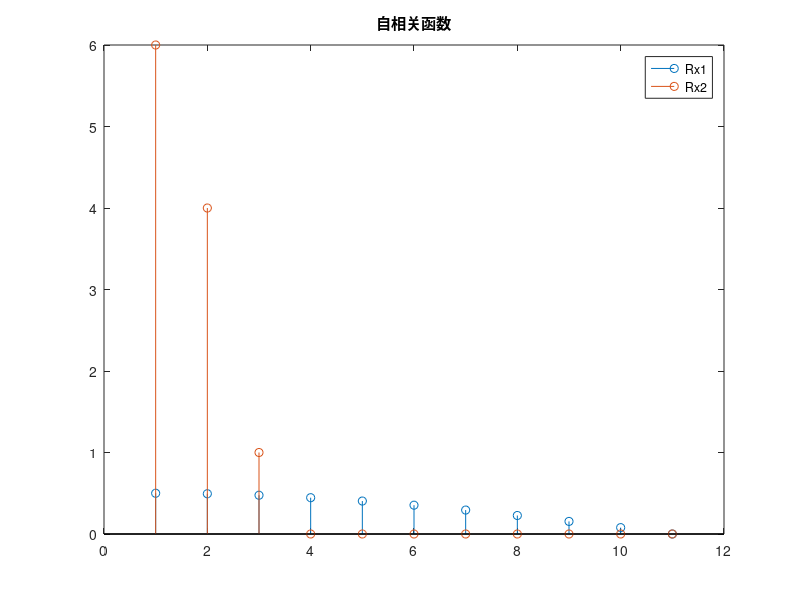
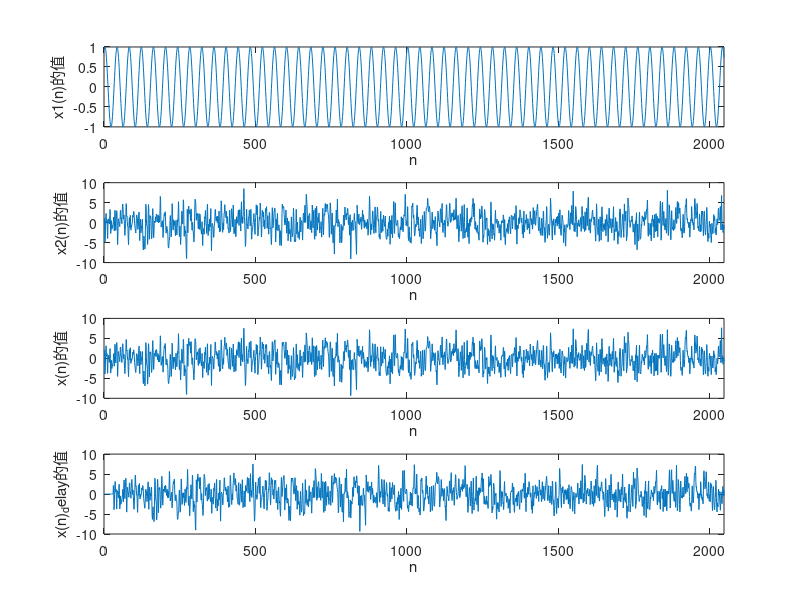
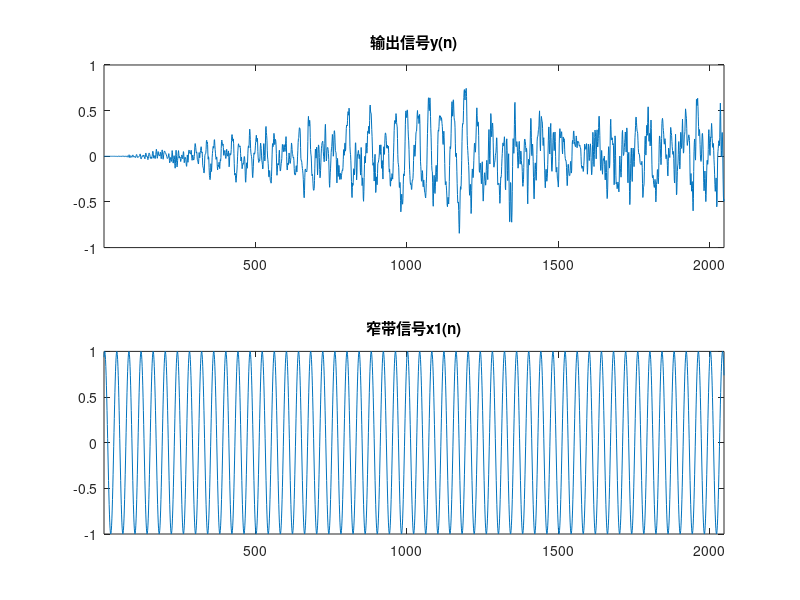
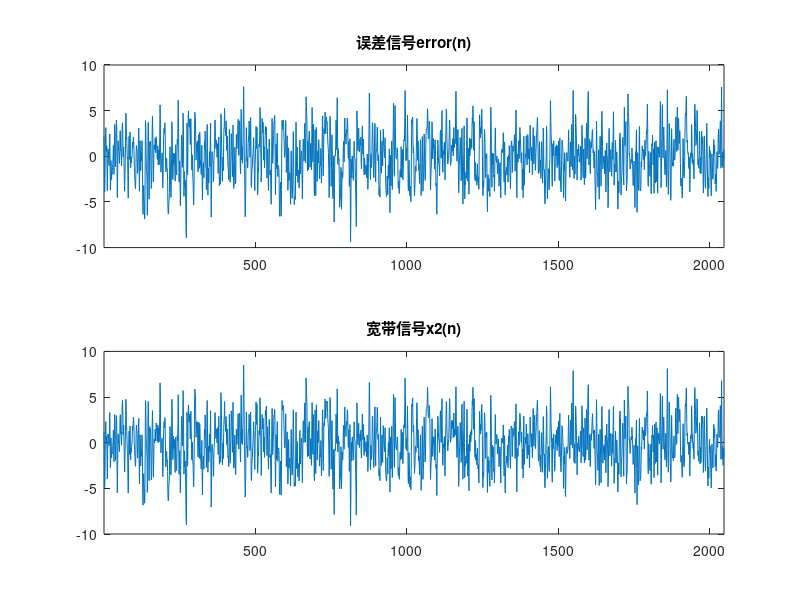

Reproduce these figures in MATLAB, in order.
clc;
clear all;
close all;

N=2048;%采样点数
R=250;%滤波器阶数
step=0.00001;%迭代步长
delay=30;%延迟D
h=zeros(R,N);
n=1:N;
x1n=sin(0.05*pi*n+2*pi*rand(1));
en=randn(1,N);
x2n=zeros(1,N);
x2n(1)=en(1);
x2n(2)=en(2)+2*en(1);
for i=3:N
    x2n(i)=en(i)+2*en(i-1)+en(i-2);
end

x=x1n+x2n;
x_delay=zeros(1,N);
for i=delay+1:N
    x_delay(i)=x(i-delay);
end

y=zeros(1,N);
e=zeros(1,N);
for i=1:R-1
    y(i)=h(1:i)*x_delay(i:-1:1)';
    e(i)=x(i)-y(i);
    h(1:i)=h(1:i)+step*e(i)*x_delay(i:-1:1);
end

for i=R:N
    y(i)=h(:,i-1)'*x_delay(i:-1:i-R+1)';
    e(i)=x(i)-y(i);
    h(:,i)=h(:,i-1)+step*e(i)*x_delay(i:-1:i-R+1)';
end

figure;
m=0:1:10;
rx1=0.5*cos(0.05*pi*m);
rx2=1*(m==-2)+4*(m==-1)+6*(m==0)+1*(m==2)+4*(m==1);
stem(rx1);hold on;stem(rx2);
title('自相关函数');legend('Rx1','Rx2');
figure;
subplot(4,1,1);plot(x1n);xlabel('n');ylabel('x1(n)的值');axis([0 N -1 1]);
subplot(4,1,2);plot(x2n);xlabel('n');ylabel('x2(n)的值');axis([0 N -10 10]);
subplot(4,1,3);plot(x);xlabel('n');ylabel('x(n)的值');axis([0 N -10 10]);
subplot(4,1,4);plot(x_delay);xlabel('n');ylabel('x(n)_delay的值');axis([0 N -10 10]);
figure;
subplot(2,1,1);plot(y);title('输出信号y(n)');axis([1 N -1 1]);
subplot(2,1,2);plot(x1n);title('窄带信号x1(n)');axis([1 N -1 1]);
figure;
subplot(2,1,1);plot(e);title('误差信号error(n)');axis([1 N -10 10]);
subplot(2,1,2);plot(x2n);title('宽带信号x2(n)');axis([1 N -10 10]);
